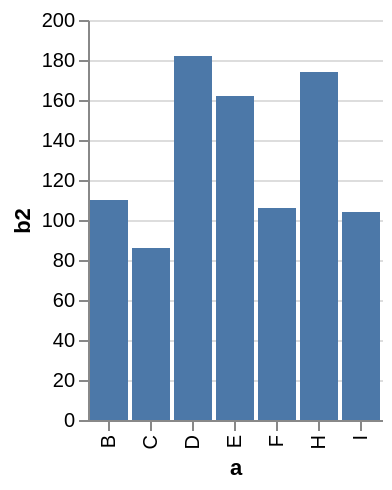

Vega-Lite specification stored for this chart:
### Vega specification from a JSON file in a GitHub repository (floating-point values rounded to 4 significant figures)
{"$schema": "http://vega.github.io/schema/vega/v3.0.json", "description": "A simple bar chart with embedded data that uses a filter and calculate.", "autosize": "pad", "padding": 5, "encode": {"update": {"fill": {"value": "transparent"}}}, "data": [{"name": "source_0", "values": [{"a": "A", "b": 28}, {"a": "B", "b": 55}, {"a": "C", "b": 43}, {"a": "G", "b": 19}, {"a": "H", "b": 87}, {"a": "I", "b": 52}, {"a": "D", "b": 91}, {"a": "E", "b": 81}, {"a": "F", "b": 53}]}, {"name": "data_0", "source": "source_0", "transform": [{"type": "formula", "expr": "2*datum.b", "as": "b2"}, {"type": "filter", "expr": "datum.b2 > 60"}, {"type": "filter", "expr": "datum[\"b2\"] !== null && !isNaN(datum[\"b2\"])"}]}], "signals": [{"name": "width", "update": "bandspace(domain('x').length, 0.1, 0.05) * 21"}, {"name": "height", "update": "200"}], "marks": [{"name": "marks", "type": "rect", "role": "bar", "from": {"data": "data_0"}, "encode": {"update": {"x": {"scale": "x", "field": "a"}, "width": {"scale": "x", "band": true}, "y": {"scale": "y", "field": "b2"}, "y2": {"scale": "y", "value": 0}, "fill": {"value": "#4c78a8"}}}}], "scales": [{"name": "x", "type": "band", "domain": {"data": "data_0", "field": "a", "sort": true}, "range": {"step": 21}, "round": true, "paddingInner": 0.1, "paddingOuter": 0.05}, {"name": "y", "type": "linear", "domain": {"data": "data_0", "field": "b2"}, "range": [200, 0], "round": true, "nice": true, "zero": true}], "axes": [{"scale": "x", "orient": "bottom", "tickCount": 5, "title": "a", "zindex": 1, "encode": {"labels": {"update": {"angle": {"value": 270}, "align": {"value": "right"}, "baseline": {"value": "middle"}}}}}, {"scale": "y", "orient": "left", "title": "b2", "zindex": 1}, {"scale": "y", "domain": false, "grid": true, "labels": false, "orient": "left", "ticks": false, "zindex": 0, "gridScale": "x"}]}
